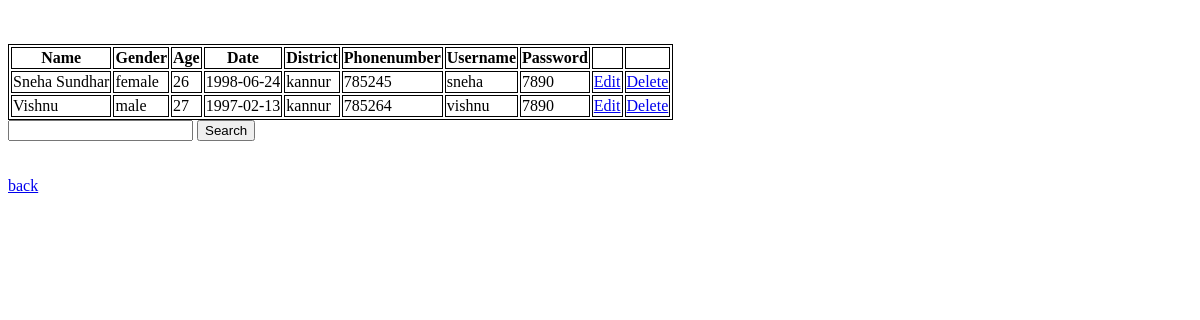
The app's page /show1, older data.
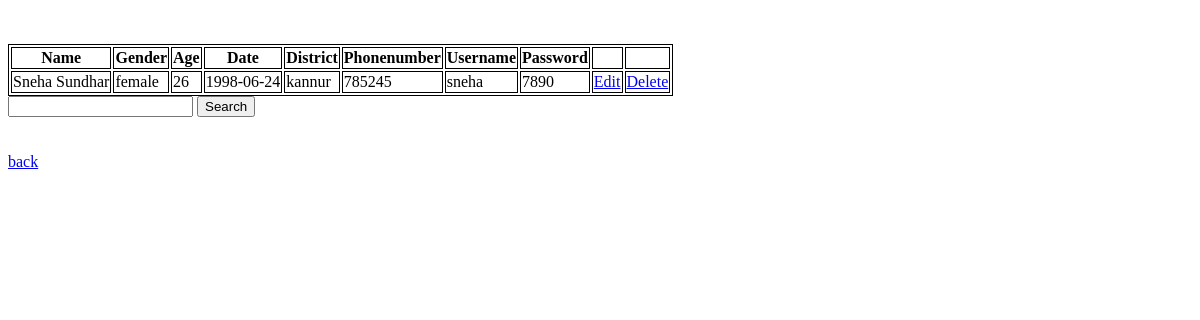
The same page, newer data.
### app/models.py (models this page shows, shortened)
class Class(models.Model):
    Name =models.CharField(max_length=100,null=True,blank=True)
    Gender=models.CharField(max_length=100,null=True,blank=True)
    Age =models.IntegerField(null=True,blank=True)
    Date=models.CharField(max_length=100,null=True,blank=True)
    District=models.CharField(max_length=100,null=True,blank=True)
    Phone =models.IntegerField(null=True,blank=True)
    Username=models.CharField(max_length=100,null=True,blank=True)
    Password =models.IntegerField(null=True,blank=True)

### app/views.py (the view)
# urls.py: path('show1',views.show1),
def show1(request):
      data=Class.objects.all()
      return render(request,'show1.html',{'data2':data})

### templates/show1.html (shortened to what this page needs)
<!DOCTYPE html>
<html lang="en">
<head>
</head>
<body>
   <br><br>
   <table>
    <tr>
        <th>Name</th>
        <th>Gender</th>
        <th>Age</th>
        <th>Date</th>
        <th>District</th>
        <th>Phonenumber</th>
        <th>Username</th>
        <th>Password</th>
        <th></th>
        <th></th>
    </tr>
    {% for i in data2 %}
    <tr>
        <td>{{i.Name}}</td>
        <td>{{i.Gender}}</td>
        <td>{{i.Age}}</td>
        <td>{{i.Date}}</td>
        <td>{{i.District}}</td>
        <td>{{i.Phone}}</td>
        <td>{{i.Username}}</td>
        <td>{{i.Password}}</td>
        <td><a href="{% url 'edit1' id=i.id %}">Edit</a></td>
        <td><a href="{% url 'delete1' id=i.id %}">Delete</a></td>
    </tr>
    {% endfor %}
   </table>
   <form action="search1" method='post'>
    <input type="search"name='search1'required>
    <input type="submit" value="Search">
   </form>
<br><br>
<a href="form1">back</a>
</body>
</html>

### templates/show1.html (style rules this page uses)
table,th,td { border:1px solid black }

Row changes from the older to the newer data that the page shows:
removed Class: Name "Vishnu", Gender "male", Age "27", Date "1997-02-13", District "kannur", Phone "785264", Username "vishnu", Password "7890"
